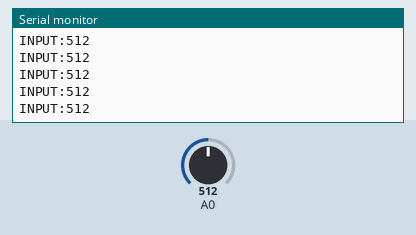
Recording of a sketch running on a simulated Arduino Uno, built with avr-gcc and run on an emulated ATmega328P. Parts: the last lines printed to the serial monitor. Inputs (shaded band) come from the test bench; at power-on: A0 = 512.

Above: at 1.2 s.
1.3 s: A0 set to 11
At 2.3 s:
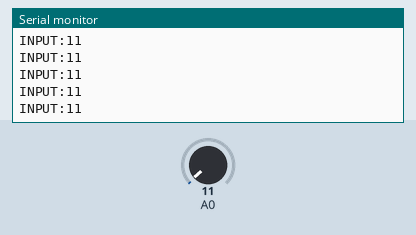
2.8 s: A0 set to 8
At 3.8 s:
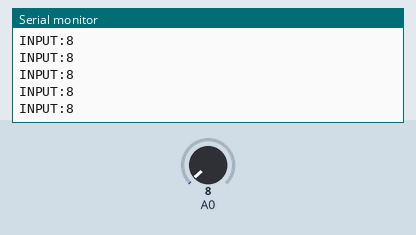
Timing chart, 0 to 5.8 s (numbered marks = the images above; inputs shaded):
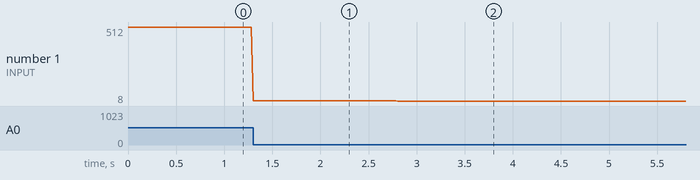

The sketch:

ex1_08.ino
```cpp
int val= 0;

void setup(){
  Serial.begin(9600);
}

void loop() {
  val = analogRead(A0);
  Serial.print("INPUT:");
  Serial.println(val);
  delay(20);
}
```

Measured:
- after the input at 1.3 s, the serial monitor: prints a new line at once (image 1)
- after the input at 2.8 s, the serial monitor: prints a new line at once (image 2)
- plotted number 1: 512 → 11 after the input at 1.3 s, 11 → 8 after the input at 2.8 s
